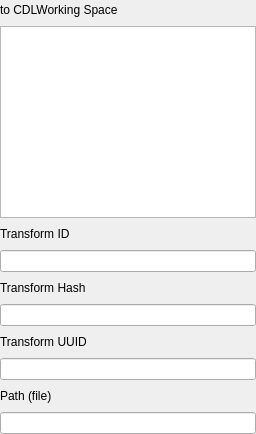
                  <widget class="QWidget" name="tab_60">
                   <property name="sizePolicy">
                    <sizepolicy hsizetype="Preferred" vsizetype="Preferred">
                     <horstretch>0</horstretch>
                     <verstretch>0</verstretch>
                    </sizepolicy>
                   </property>
                   <attribute name="title">
                    <string>To</string>
                   </attribute>
                   <layout class="QVBoxLayout" name="verticalLayout_76">
                    <property name="leftMargin">
                     <number>0</number>
                    </property>
                    <property name="topMargin">
                     <number>0</number>
                    </property>
                    <property name="rightMargin">
                     <number>0</number>
                    </property>
                    <property name="bottomMargin">
                     <number>0</number>
                    </property>
                    <item>
                     <layout class="QHBoxLayout" name="horizontalLayout_387">
                      <item>
                       <widget class="QLabel" name="label_467">
                        <property name="text">
                         <string>to CDLWorking Space</string>
                        </property>
                       </widget>
                      </item>
                      <item>
                       <spacer name="horizontalSpacer_382">
                        <property name="orientation">
                         <enum>Qt::Horizontal</enum>
                        </property>
                        <property name="sizeHint" stdset="0">
                         <size>
                          <width>40</width>
                          <height>20</height>
                         </size>
                        </property>
                       </spacer>
                      </item>
                     </layout>
                    </item>
                    <item>
                     <widget class="QTextEdit" name="textEdit_68">
                      <property name="sizePolicy">
                       <sizepolicy hsizetype="Expanding" vsizetype="Minimum">
                        <horstretch>0</horstretch>
                        <verstretch>0</verstretch>
                       </sizepolicy>
                      </property>
                      <property name="minimumSize">
                       <size>
                        <width>0</width>
                        <height>40</height>
                       </size>
                      </property>
                     </widget>
                    </item>
                    <item>
                     <layout class="QHBoxLayout" name="horizontalLayout_388">
                      <item>
                       <widget class="QLabel" name="label_468">
                        <property name="text">
                         <string>Transform ID</string>
                        </property>
                       </widget>
                      </item>
                      <item>
                       <spacer name="horizontalSpacer_383">
                        <property name="orientation">
                         <enum>Qt::Horizontal</enum>
                        </property>
                        <property name="sizeHint" stdset="0">
                         <size>
                          <width>40</width>
                          <height>20</height>
                         </size>
                        </property>
                       </spacer>
                      </item>
                     </layout>
                    </item>
                    <item>
                     <widget class="QLineEdit" name="lineEdit_365"/>
                    </item>
                    <item>
                     <layout class="QHBoxLayout" name="horizontalLayout_389">
                      <item>
                       <widget class="QLabel" name="label_469">
                        <property name="text">
                         <string>Transform Hash</string>
                        </property>
                       </widget>
                      </item>
                      <item>
                       <spacer name="horizontalSpacer_384">
                        <property name="orientation">
                         <enum>Qt::Horizontal</enum>
                        </property>
                        <property name="sizeHint" stdset="0">
                         <size>
                          <width>40</width>
                          <height>20</height>
                         </size>
                        </property>
                       </spacer>
                      </item>
                     </layout>
                    </item>
                    <item>
                     <widget class="QLineEdit" name="lineEdit_366"/>
                    </item>
                    <item>
                     <layout class="QHBoxLayout" name="horizontalLayout_390">
                      <item>
                       <widget class="QLabel" name="label_470">
                        <property name="text">
                         <string>Transform UUID</string>
                        </property>
                       </widget>
                      </item>
                      <item>
                       <spacer name="horizontalSpacer_385">
                        <property name="orientation">
                         <enum>Qt::Horizontal</enum>
                        </property>
                        <property name="sizeHint" stdset="0">
                         <size>
                          <width>40</width>
                          <height>20</height>
                         </size>
                        </property>
                       </spacer>
                      </item>
                     </layout>
                    </item>
                    <item>
                     <widget class="QLineEdit" name="lineEdit_367"/>
                    </item>
                    <item>
                     <layout class="QHBoxLayout" name="horizontalLayout_391">
                      <item>
                       <widget class="QLabel" name="label_471">
                        <property name="text">
                         <string>Path (file)</string>
                        </property>
                       </widget>
                      </item>
                      <item>
                       <spacer name="horizontalSpacer_386">
                        <property name="orientation">
                         <enum>Qt::Horizontal</enum>
                        </property>
                        <property name="sizeHint" stdset="0">
                         <size>
                          <width>40</width>
                          <height>20</height>
                         </size>
                        </property>
                       </spacer>
                      </item>
                     </layout>
                    </item>
                    <item>
                     <widget class="QLineEdit" name="lineEdit_368"/>
                    </item>
                   </layout>
                  </widget>
